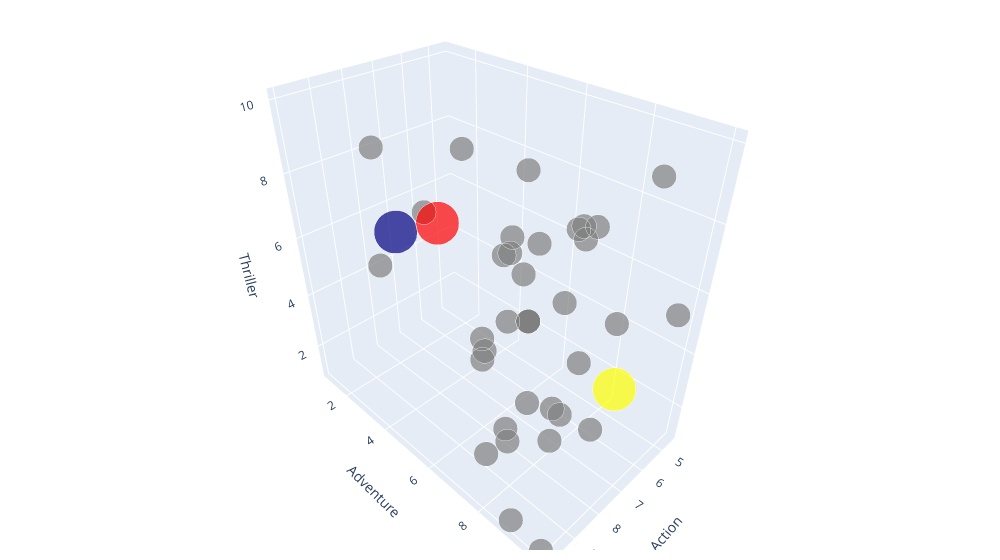

Notebook source saved alongside this figure:
### Markdown cell above
Plotting the data of my new copy, we can now see where each of my centroids lie.

### Code cell
fig = go.Figure(data=[go.Scatter3d(x=first.iloc[:,0], y=first.iloc[:,1], z=first.iloc[:,2], mode='markers', 
                marker=dict(color=c, size=np.concatenate((np.repeat(17,40), np.array([30,30,30])))), text=first.index)])
        
fig.update_layout(scene = dict(
    xaxis_title="Action",
    yaxis_title="Adventure",
    zaxis_title="Thriller"),
    width=1000,
    margin=dict(r=30, b=10, l=10, t=10))
        
fig.show()

### Figure 1 — Plotly figure (JSON) as saved in the notebook; plotly's stock layout.template omitted (floating-point values rounded to 4 significant figures)
{"data": [{"marker": {"color": ["grey", "grey", "grey", "grey", "grey", "grey", "grey", "grey", "grey", "grey", "grey", "grey", "grey", "grey", "grey", "grey", "grey", "grey", "grey", "grey", "grey", "grey", "grey", "grey", "grey", "grey", "grey", "grey", "grey", "grey", "grey", "grey", "grey", "grey", "grey", "grey", "grey", "grey", "grey", "grey", "navy", "yellow", "red"], "size": [17, 17, 17, 17, 17, 17, 17, 17, 17, 17, 17, 17, 17, 17, 17, 17, 17, 17, 17, 17, 17, 17, 17, 17, 17, 17, 17, 17, 17, 17, 17, 17, 17, 17, 17, 17, 17, 17, 17, 17, 30, 30, 30]}, "mode": "markers", "text": ["Chao, Christopher", "Chen, Yu-Wen", "Chen, Ziheng", "Duan, Shangyan", "Ferrer, Darrel Steve", "Gong, Minghao", "Guo, Jie", "Guo, Ziyu", "Hernandez, Marisol", "Hsiao, Yu-Chen", "Jiang, Denggao", "Kommu, Vasanth", "Lester, Michelle", "Li, Binghao", "Li, Zhiqian", "Liao, Ting-Chun", "Liu, Chang", "Lunny, Tessa", "Lyu, Jiye", "Lyu, Kunlin", "Ma, Mingfei", "Mai, Dat", "Mao, Ziyuan 'Jessica'", "Mei, Yu", "Molenaar, Chase", "Ngo, Thi Xuan", "Nguyen, Don", "Ou, Xiang", "Reyes, Fernando", "Rosales, Christopher", "Shah, Harsh Rajeshkumar", "Sigel, Daniel", "Singh, Robin", "Swanson, Cameron", "Tang, Shaojie", "Wang, Victor", "YANG, RUIHAO", "Yao, Ting", "Zheng, Tan", "Nehoran, Dana", "Centroid 1", "Centroid 2", "Centroid 3"], "type": "scatter3d", "x": [7, 9, 8.272, 10, 9.5, 9.9, 8.5, 10, 8.8, 8.5, 10, 8.272, 8.272, 6, 7, 5, 8, 8.272, 8, 10, 10, 9.5, 4.5, 10, 6.5, 7, 10, 8, 8.272, 8.272, 7, 8.272, 8.272, 7.5, 9.9, 8, 7, 7.8, 8.5, 8.3, 7, 6, 9], "y": [8.3, 7.8, 9, 8.8, 8.67, 8, 2.2, 10, 6.2, 9.6, 8, 7.782, 7.782, 7.5, 5, 9.9, 7.782, 7.782, 8.6, 6.3, 10, 8.3, 8.6, 10, 8.111, 6.778, 8, 10, 7.782, 7.782, 6.5, 7.782, 7.782, 6.5, 8.888, 6.7, 8, 6.67, 10.0, 2.1, 1, 9, 5.5], "z": [7.9, 6.38, 9, 4, 8.351, 2.8, 5, 5, 10, 9.4, 6, 5.961, 5.961, 7.5, 2.5, 5.5, 8, 5.961, 6.8, 9, 5.961, 8.677, 8.7, 1, 3.7, 1.576, 6.6, 7, 5.961, 5.961, 9, 5.961, 5.961, 7.4, 1, 7.2, 2, 1.01, 4.156, 8.6, 5, 3, 8]}], "layout": {"margin": {"b": 10, "l": 10, "r": 30, "t": 10}, "scene": {"xaxis": {"title": {"text": "Action"}}, "yaxis": {"title": {"text": "Adventure"}}, "zaxis": {"title": {"text": "Thriller"}}}, "width": 1000}}
